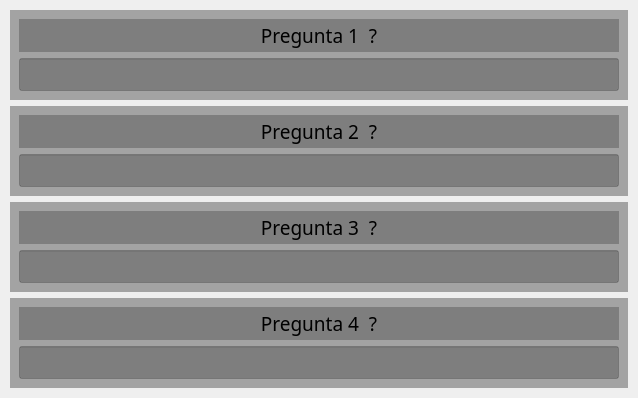
                          <widget class="QWidget" name="pregunta_pag3">
                           <layout class="QVBoxLayout" name="verticalLayout_27">
                            <property name="spacing">
                             <number>0</number>
                            </property>
                            <property name="leftMargin">
                             <number>0</number>
                            </property>
                            <property name="topMargin">
                             <number>0</number>
                            </property>
                            <property name="rightMargin">
                             <number>0</number>
                            </property>
                            <property name="bottomMargin">
                             <number>0</number>
                            </property>
                            <item>
                             <widget class="QFrame" name="f_cat_3">
                              <property name="styleSheet">
                               <string notr="true">background: rgba(70, 70, 70, 0);</string>
                              </property>
                              <property name="frameShape">
                               <enum>QFrame::Shape::NoFrame</enum>
                              </property>
                              <property name="frameShadow">
                               <enum>QFrame::Shadow::Raised</enum>
                              </property>
                              <layout class="QVBoxLayout" name="verticalLayout_22" stretch="0,0,0,0">
                               <property name="leftMargin">
                                <number>10</number>
                               </property>
                               <property name="topMargin">
                                <number>10</number>
                               </property>
                               <property name="rightMargin">
                                <number>10</number>
                               </property>
                               <property name="bottomMargin">
                                <number>10</number>
                               </property>
                               <item>
                                <widget class="QFrame" name="f_pregunta_9">
                                 <property name="minimumSize">
                                  <size>
                                   <width>0</width>
                                   <height>90</height>
                                  </size>
                                 </property>
                                 <property name="styleSheet">
                                  <string notr="true">background: rgba(50, 50, 50, 0.4);</string>
                                 </property>
                                 <property name="frameShape">
                                  <enum>QFrame::Shape::NoFrame</enum>
                                 </property>
                                 <property name="frameShadow">
                                  <enum>QFrame::Shadow::Raised</enum>
                                 </property>
                                 <layout class="QVBoxLayout" name="verticalLayout_23">
                                  <item>
                                   <widget class="QLabel" name="l_pregunta_9">
                                    <property name="sizePolicy">
                                     <sizepolicy hsizetype="Preferred" vsizetype="Minimum">
                                      <horstretch>0</horstretch>
                                      <verstretch>0</verstretch>
                                     </sizepolicy>
                                    </property>
                                    <property name="minimumSize">
                                     <size>
                                      <width>0</width>
                                      <height>30</height>
                                     </size>
                                    </property>
                                    <property name="font">
                                     <font>
                                      <family>Bahnschrift SemiLight Condensed</family>
                                      <pointsize>14</pointsize>
                                     </font>
                                    </property>
                                    <property name="styleSheet">
                                     <string notr="true">background: rgba(70, 70, 70, 0.4);</string>
                                    </property>
                                    <property name="text">
                                     <string>Pregunta 1  ?</string>
                                    </property>
                                    <property name="alignment">
                                     <set>Qt::AlignmentFlag::AlignCenter</set>
                                    </property>
                                   </widget>
                                  </item>
                                  <item>
                                   <widget class="QLineEdit" name="lineedit_preg_9">
                                    <property name="sizePolicy">
                                     <sizepolicy hsizetype="Expanding" vsizetype="Preferred">
                                      <horstretch>0</horstretch>
                                      <verstretch>0</verstretch>
                                     </sizepolicy>
                                    </property>
                                    <property name="minimumSize">
                                     <size>
                                      <width>600</width>
                                      <height>30</height>
                                     </size>
                                    </property>
                                    <property name="maximumSize">
                                     <size>
                                      <width>16777215</width>
                                      <height>40</height>
                                     </size>
                                    </property>
                                    <property name="font">
                                     <font>
                                      <family>Tw Cen MT Condensed</family>
                                      <pointsize>12</pointsize>
                                     </font>
                                    </property>
                                    <property name="styleSheet">
                                     <string notr="true">background: rgba(70, 70, 70, 0.4);</string>
                                    </property>
                                    <property name="text">
                                     <string/>
                                    </property>
                                    <property name="alignment">
                                     <set>Qt::AlignmentFlag::AlignCenter</set>
                                    </property>
                                   </widget>
                                  </item>
                                 </layout>
                                </widget>
                               </item>
                               <item>
                                <widget class="QFrame" name="f_pregunta_10">
                                 <property name="minimumSize">
                                  <size>
                                   <width>0</width>
                                   <height>90</height>
                                  </size>
                                 </property>
                                 <property name="styleSheet">
                                  <string notr="true">background: rgba(50, 50, 50, 0.4);</string>
                                 </property>
                                 <property name="frameShape">
                                  <enum>QFrame::Shape::NoFrame</enum>
                                 </property>
                                 <property name="frameShadow">
                                  <enum>QFrame::Shadow::Raised</enum>
                                 </property>
                                 <layout class="QVBoxLayout" name="verticalLayout_24">
                                  <item>
                                   <widget class="QLabel" name="l_pregunta_10">
                                    <property name="sizePolicy">
                                     <sizepolicy hsizetype="Preferred" vsizetype="Minimum">
                                      <horstretch>0</horstretch>
                                      <verstretch>0</verstretch>
                                     </sizepolicy>
                                    </property>
                                    <property name="minimumSize">
                                     <size>
                                      <width>0</width>
                                      <height>30</height>
                                     </size>
                                    </property>
                                    <property name="font">
                                     <font>
                                      <family>Bahnschrift SemiLight Condensed</family>
                                      <pointsize>14</pointsize>
                                     </font>
                                    </property>
                                    <property name="styleSheet">
                                     <string notr="true">background: rgba(70, 70, 70, 0.4);</string>
                                    </property>
                                    <property name="text">
                                     <string>Pregunta 2  ?</string>
                                    </property>
                                    <property name="alignment">
                                     <set>Qt::AlignmentFlag::AlignCenter</set>
                                    </property>
                                   </widget>
                                  </item>
                                  <item>
                                   <widget class="QLineEdit" name="lineedit_preg_10">
                                    <property name="sizePolicy">
                                     <sizepolicy hsizetype="Expanding" vsizetype="Preferred">
                                      <horstretch>0</horstretch>
                                      <verstretch>0</verstretch>
                                     </sizepolicy>
                                    </property>
                                    <property name="minimumSize">
                                     <size>
                                      <width>600</width>
                                      <height>30</height>
                                     </size>
                                    </property>
                                    <property name="maximumSize">
                                     <size>
                                      <width>16777215</width>
                                      <height>40</height>
                                     </size>
                                    </property>
                                    <property name="font">
                                     <font>
                                      <family>Tw Cen MT Condensed</family>
                                      <pointsize>12</pointsize>
                                     </font>
                                    </property>
                                    <property name="styleSheet">
                                     <string notr="true">background: rgba(70, 70, 70, 0.4);</string>
                                    </property>
                                    <property name="text">
                                     <string/>
                                    </property>
                                    <property name="alignment">
                                     <set>Qt::AlignmentFlag::AlignCenter</set>
                                    </property>
                                   </widget>
                                  </item>
                                 </layout>
                                </widget>
                               </item>
                               <item>
                                <widget class="QFrame" name="f_pregunta_11">
                                 <property name="minimumSize">
                                  <size>
                                   <width>0</width>
                                   <height>90</height>
                                  </size>
                                 </property>
                                 <property name="styleSheet">
                                  <string notr="true">background: rgba(50, 50, 50, 0.4);</string>
                                 </property>
                                 <property name="frameShape">
                                  <enum>QFrame::Shape::NoFrame</enum>
                                 </property>
                                 <property name="frameShadow">
                                  <enum>QFrame::Shadow::Raised</enum>
                                 </property>
                                 <layout class="QVBoxLayout" name="verticalLayout_25">
                                  <item>
                                   <widget class="QLabel" name="l_pregunta_11">
                                    <property name="sizePolicy">
                                     <sizepolicy hsizetype="Preferred" vsizetype="Minimum">
                                      <horstretch>0</horstretch>
                                      <verstretch>0</verstretch>
                                     </sizepolicy>
                                    </property>
                                    <property name="minimumSize">
                                     <size>
                                      <width>0</width>
                                      <height>30</height>
                                     </size>
                                    </property>
                                    <property name="font">
                                     <font>
                                      <family>Bahnschrift SemiLight Condensed</family>
                                      <pointsize>14</pointsize>
                                     </font>
                                    </property>
                                    <property name="styleSheet">
                                     <string notr="true">background: rgba(70, 70, 70, 0.4);</string>
                                    </property>
                                    <property name="text">
                                     <string>Pregunta 3  ?</string>
                                    </property>
                                    <property name="alignment">
                                     <set>Qt::AlignmentFlag::AlignCenter</set>
                                    </property>
                                   </widget>
                                  </item>
                                  <item>
                                   <widget class="QLineEdit" name="lineedit_preg_11">
                                    <property name="sizePolicy">
                                     <sizepolicy hsizetype="Expanding" vsizetype="Preferred">
                                      <horstretch>0</horstretch>
                                      <verstretch>0</verstretch>
                                     </sizepolicy>
                                    </property>
                                    <property name="minimumSize">
                                     <size>
                                      <width>600</width>
                                      <height>30</height>
                                     </size>
                                    </property>
                                    <property name="maximumSize">
                                     <size>
                                      <width>16777215</width>
                                      <height>40</height>
                                     </size>
                                    </property>
                                    <property name="font">
                                     <font>
                                      <family>Tw Cen MT Condensed</family>
                                      <pointsize>12</pointsize>
                                     </font>
                                    </property>
                                    <property name="styleSheet">
                                     <string notr="true">background: rgba(70, 70, 70, 0.4);</string>
                                    </property>
                                    <property name="text">
                                     <string/>
                                    </property>
                                    <property name="alignment">
                                     <set>Qt::AlignmentFlag::AlignCenter</set>
                                    </property>
                                   </widget>
                                  </item>
                                 </layout>
                                </widget>
                               </item>
                               <item>
                                <widget class="QFrame" name="f_pregunta_12">
                                 <property name="minimumSize">
                                  <size>
                                   <width>0</width>
                                   <height>90</height>
                                  </size>
                                 </property>
                                 <property name="styleSheet">
                                  <string notr="true">background: rgba(50, 50, 50, 0.4);</string>
                                 </property>
                                 <property name="frameShape">
                                  <enum>QFrame::Shape::NoFrame</enum>
                                 </property>
                                 <property name="frameShadow">
                                  <enum>QFrame::Shadow::Raised</enum>
                                 </property>
                                 <layout class="QVBoxLayout" name="verticalLayout_26">
                                  <item>
                                   <widget class="QLabel" name="l_pregunta_12">
                                    <property name="sizePolicy">
                                     <sizepolicy hsizetype="Preferred" vsizetype="Minimum">
                                      <horstretch>0</horstretch>
                                      <verstretch>0</verstretch>
                                     </sizepolicy>
                                    </property>
                                    <property name="minimumSize">
                                     <size>
                                      <width>0</width>
                                      <height>30</height>
                                     </size>
                                    </property>
                                    <property name="font">
                                     <font>
                                      <family>Bahnschrift SemiLight Condensed</family>
                                      <pointsize>14</pointsize>
                                     </font>
                                    </property>
                                    <property name="styleSheet">
                                     <string notr="true">background: rgba(70, 70, 70, 0.4);</string>
                                    </property>
                                    <property name="text">
                                     <string>Pregunta 4  ?</string>
                                    </property>
                                    <property name="alignment">
                                     <set>Qt::AlignmentFlag::AlignCenter</set>
                                    </property>
                                   </widget>
                                  </item>
                                  <item>
                                   <widget class="QLineEdit" name="lineedit_preg_12">
                                    <property name="sizePolicy">
                                     <sizepolicy hsizetype="Expanding" vsizetype="Preferred">
                                      <horstretch>0</horstretch>
                                      <verstretch>0</verstretch>
                                     </sizepolicy>
                                    </property>
                                    <property name="minimumSize">
                                     <size>
                                      <width>600</width>
                                      <height>30</height>
                                     </size>
                                    </property>
                                    <property name="maximumSize">
                                     <size>
                                      <width>16777215</width>
                                      <height>40</height>
                                     </size>
                                    </property>
                                    <property name="font">
                                     <font>
                                      <family>Tw Cen MT Condensed</family>
                                      <pointsize>12</pointsize>
                                     </font>
                                    </property>
                                    <property name="styleSheet">
                                     <string notr="true">background: rgba(70, 70, 70, 0.4);</string>
                                    </property>
                                    <property name="text">
                                     <string/>
                                    </property>
                                    <property name="alignment">
                                     <set>Qt::AlignmentFlag::AlignCenter</set>
                                    </property>
                                   </widget>
                                  </item>
                                 </layout>
                                </widget>
                               </item>
                              </layout>
                             </widget>
                            </item>
                           </layout>
                          </widget>
